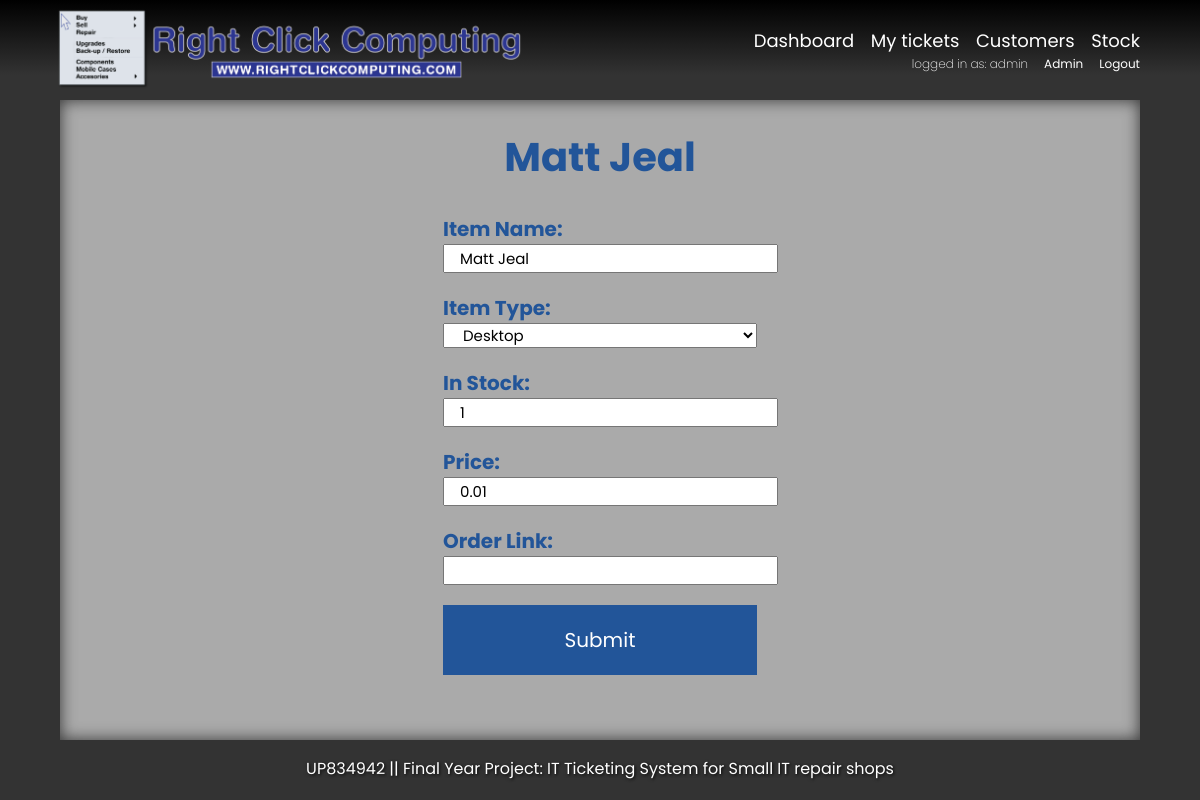
/stock_list/9/ (signed in), run on an earlier commit of the app's database.
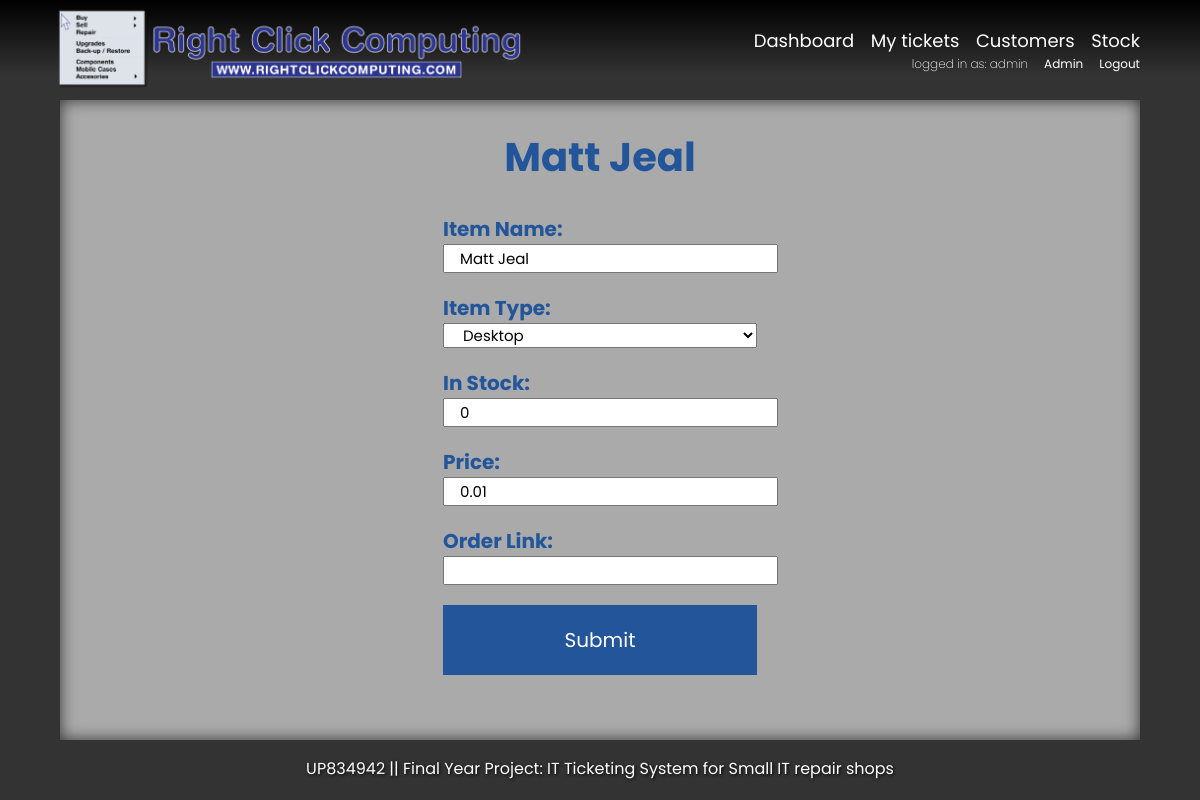
And on a later commit of the database.
### ticketingsystem/models.py (models this page shows, shortened)
class inventoryItem(models.Model):
    ITEM_TYPES = [('Mobile Phone', 'Mobile Phone'), ('Laptop', 'Laptop'), ('Desktop', 'Desktop'), ('Games Console', 'Games Console'),
    ('Tablet', 'Tablet'), ('Smart device', 'Smart Device'),('Monitor', 'Monitor'), ('Peripherals', 'Peripherals'), ('Component', 'Component'),('Accessory', 'Accessory'), ('Software', 'Software'), ('Other', 'Other')]
    itemName = models.CharField(max_length=150, verbose_name="Item Name")
    itemType = models.CharField(max_length = 50,choices=ITEM_TYPES,verbose_name="Item Type")
    quantityInStock = models.PositiveIntegerField (verbose_name="In Stock")
    price = models.DecimalField (decimal_places=2, validators=[MinValueValidator(0.00)], max_digits=9, verbose_name="Price")
    orderLink = models.URLField(blank = True, verbose_name="Order Link")
    lastOrdered = models.DateTimeField(auto_now=True, verbose_name="Last Ordered On")

### ticketingsystem/views.py (the view)
def editStock(request, stock_id):
    try:
        stock = inventoryItem.objects.get(id=stock_id)
    except inventoryItem.DoesNotExist:
        raise Http404('stock not found')
    form = inventoryForm(instance=stock)
    if request.method == 'POST':
        form = inventoryForm(request.POST, instance=stock)
        if form.is_valid():
            form.save()
            return HttpResponseRedirect('/stock_list/')
    context = {'form': form.as_p,
    'stock': stock}
    return render(request, 'stock_edit.html', context)

### ticketingsystem/templates/stock_edit.html (shortened to what this page needs)
{% extends 'base.html'%}
{% block content %}
{% if user.is_authenticated %}
<div id = 'ticketInfo'>
    <div id = 'objectForm'>
    <h1>{{ stock.itemName | capfirst}}</h1>
        <form action  ="" method = "POST">
            {{form}}
        <input id="submit" type ="submit" name = "submit">
    </form>
</div>
</div>
{% else %}
    <h1 id = "nolog"> You are not logged in! Please login to view this inventory item </h1>
{% endif %}
{% endblock %}

What changed in the data, as far as the page shows it:
changed inventoryItem "Matt Jeal": quantityInStock "1" → "0"
